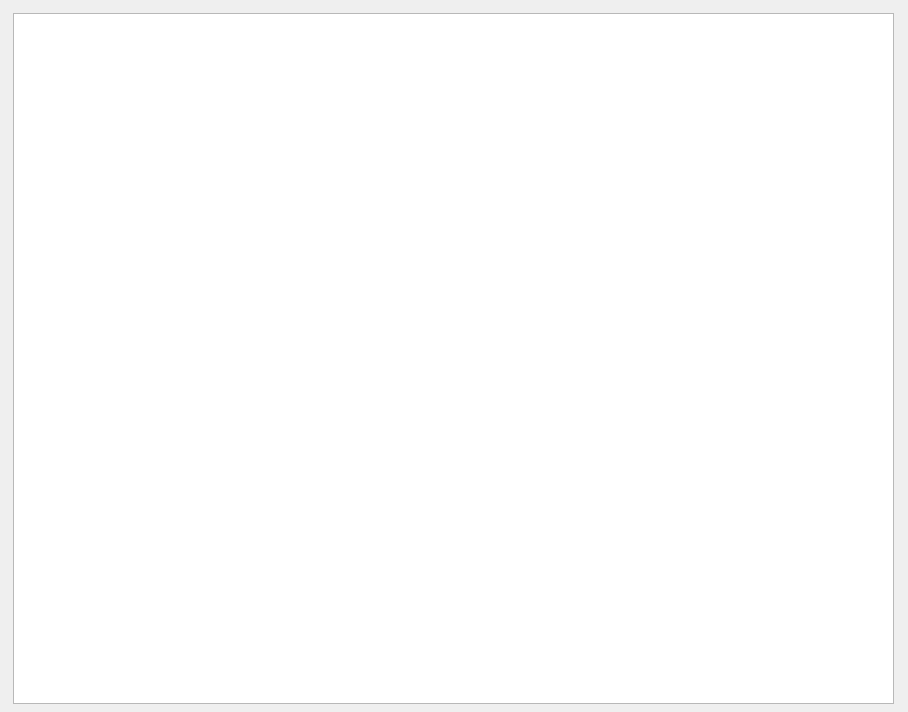
<?xml version="1.0" encoding="UTF-8"?>
<ui version="4.0">
 <class>w_display_equipamentos</class>
 <widget class="QWidget" name="w_display_equipamentos">
  <property name="geometry">
   <rect>
    <x>0</x>
    <y>0</y>
    <width>908</width>
    <height>712</height>
   </rect>
  </property>
  <property name="windowTitle">
   <string>Display Equipamentos</string>
  </property>
  <widget class="QTextEdit" name="te_lista_equipamentos">
   <property name="geometry">
    <rect>
     <x>13</x>
     <y>13</y>
     <width>881</width>
     <height>691</height>
    </rect>
   </property>
  </widget>
 </widget>
 <resources/>
 <connections/>
</ui>
